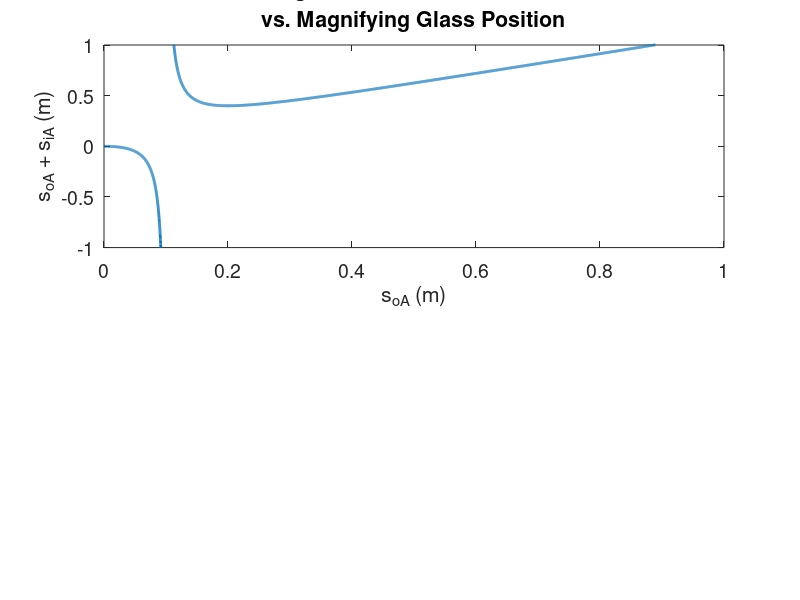

Reproduce this figure in MATLAB. (Note: this script raises an error after producing the figure.)
% BIOEN 599 - Biophotonics - HW3

%% a 
% Plot intermediate real/virtual image position as function of magnifying glas position 
close all;clearvars;clc
f_lens = 100/1000;

s_o_a = [0:0.0001:1];

% s_i_a = 1./(1./s_o_a - 1/f_lens);

s_i_a = (s_o_a.*f_lens)./(s_o_a-f_lens);

s_comb = s_i_a + s_o_a; 
figure
subplot(2,1,1)
plot(s_o_a,(s_comb),'linewidth',2)
ylim([-1 1])
xlim([0 1])
xlabel('s_o_A (m)')
ylabel('s_o_A + s_i_A (m)')
set(gca,'fontsize',14)
title({'Intermediate Image position','Taking Into Account Lens Position' 'vs. Magnifying Glass Position'})
vline(0.1,'r:','object at focal length of lens')
hline(0,'g')


subplot(2,1,2)
plot(s_o_a,(s_i_a),'linewidth',2)
ylim([-1 1])
xlim([0 1])
xlabel('s_o_A (m)')
ylabel('s_i_A (m)')
set(gca,'fontsize',14)
title({'Intermediate Image position','Disregarding lens position' 'vs. Magnifying Glass Position'})
vline(0.1,'r:','object at focal length of lens')

hline(0,'g')

%% c
% plot focal length of lens in eye 
s_o_a = [0:0.0001:1];
s_i_a = (s_o_a.*f_lens)./(s_o_a-f_lens);
s_comb = s_i_a + s_o_a; 

s_o_new = 1-s_comb;
s_i_b = 0.02;
f_eye = (s_o_new.*s_i_b)./(s_o_new + s_i_b);

figure
plot(s_o_a,f_eye,'linewidth',2)
xlabel('s_o_A (m)')
ylabel('f_{eye}')
set(gca,'fontsize',14)
title('Focal Length of Eye lens to focus')
% ylim([0.0185 0.02])
% vline(0.1,'r:','focal length of lens')
% vline(0.2,'r:')

% hline(0,'g')
ylim([0.01 0.04])
hline(0.0185,'r','Physiologic limit')
hline(0.02,'r')

vline(0.1,'g','object at focal length of lens')
vline(0.75,'b','near point of eye')

%% 
figure
plot(s_o_a,(s_comb),'linewidth',2)
ylim([-1 1])
xlim([0 1])
xlabel('s_o_A (m)')
ylabel('s_o_A + s_i_A (m)')
set(gca,'fontsize',14)
title({'Intermediate Image position'})
vline(0.1,'r:','object at focal length of lens')
hline(0.75,'g', 'this is the near point of the eye')

%% magnification

% unaided = -0.25;

% aided =  -0.02./s_o_new;

magnif = (s_o_new);

figure
subplot(2,1,1)
plot(s_o_a, magnif,'linewidth',2);
% vline(0.1)
xlabel('s_o_A (m)')
ylabel('Magnification')
title ({'Magnification vs. magnifying glass position','before divergence'})
set(gca,'fontsize',14)
% ylim([-3 3])
ylim([0 6])
xlim([0 0.1])

subplot(2,1,2)
magnif = -(s_o_new);
plot(s_o_a, magnif,'linewidth',2);
% vline(0.1)
xlabel('s_o_A (m)')
ylabel('Magnification')
title ({'Magnification vs. magnifying glass position','after divergence'})
set(gca,'fontsize',14)
% ylim([-3 3])
ylim([-1 0])
xlim([0.1 1])
